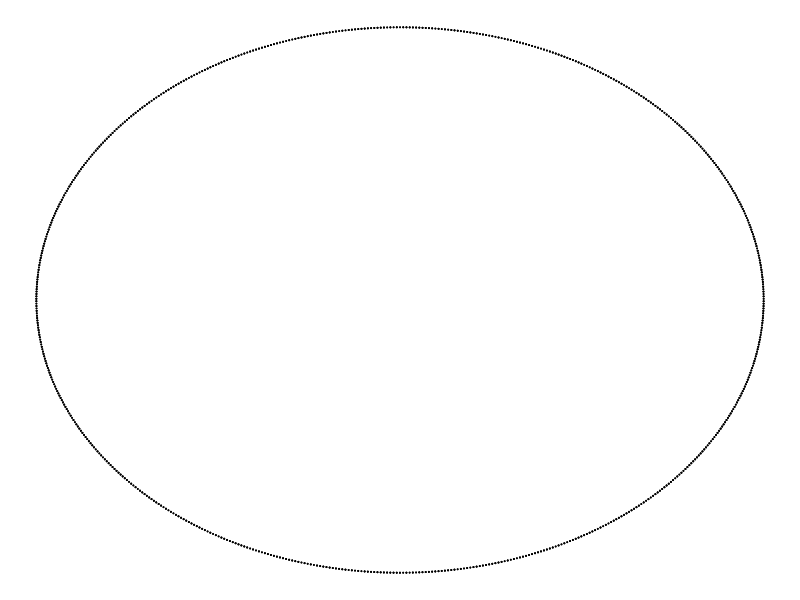
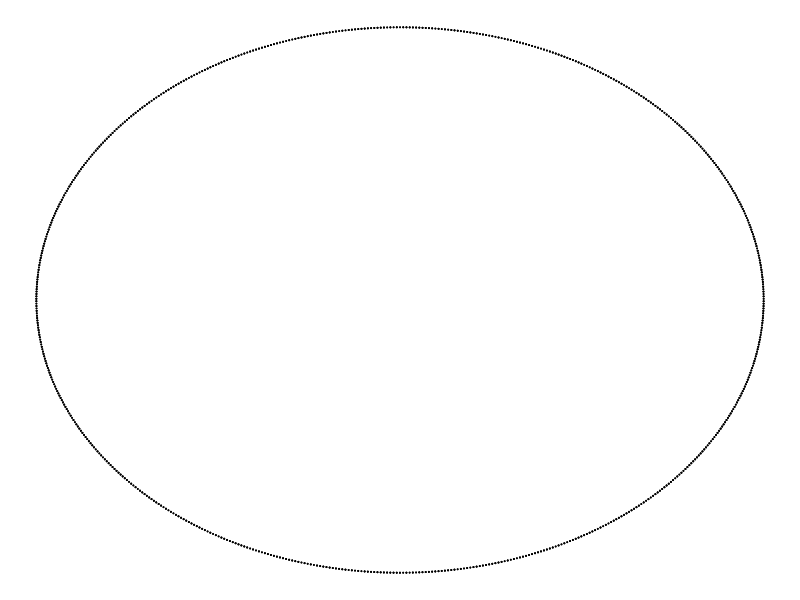

These charts were generated, in order, by the following R code:
install.packages("ggplot2")
library(ggplot2)

sun = function(t){
  x = sin(t)
  y = cos(t)
  return(c(x,y))
}

d = list()
d$x = c()
d$y = c()
for(t in c(1:2000)){
  p_sun = sun(t)
  d$x=c(d$x,p_sun[1])
  d$y=c(d$y, p_sun[2])
}
d= as.data.frame(d)

blank = theme_void() + theme(legend.position="none")
ggplot(data = d)+
  geom_point(aes(x=x, y=y), size = 0.0001)+
  blank

ggsave("temp.png", width = 30, height = 30, units = "cm")

